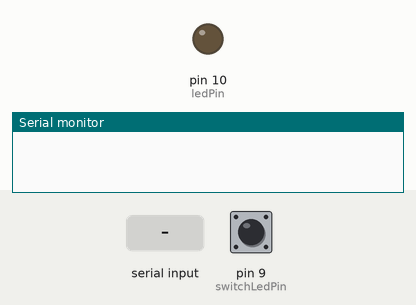
Simulated run of this sketch. Board: Arduino Leonardo, built with avr-gcc and run on an emulated ATmega32U4. On the bench: output pins drawn as LEDs (lit = HIGH), the last lines printed to the serial monitor. Inputs (shaded band) come from the test bench; at power-on: pin 9 (switchLedPin) LOW. USB keyboard and mouse output is not drawn; pins used as bus, display or sensor lines are not drawn.

Above: at 1.2 s.
1.3 s: pin 9 (switchLedPin) pulled HIGH for 0.15 s
At 2.4 s:
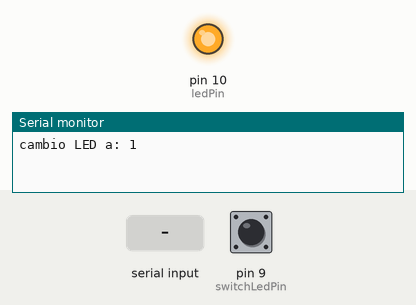
5.9 s: "l" received over Serial
At 6.9 s:
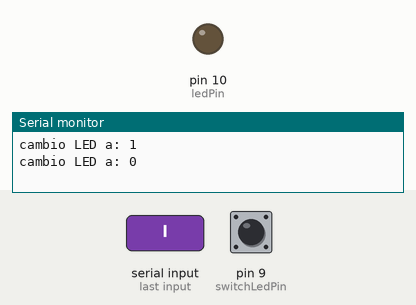
7.4 s: pin 9 (switchLedPin) pulled HIGH for 1 s
At 8.6 s:
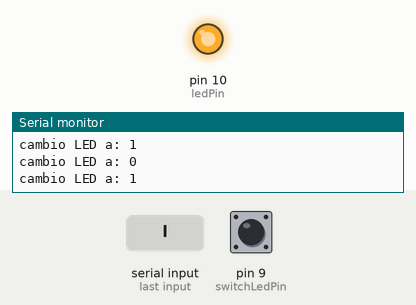
9.9 s: pin 9 (switchLedPin) driven HIGH
At 10.2 s:
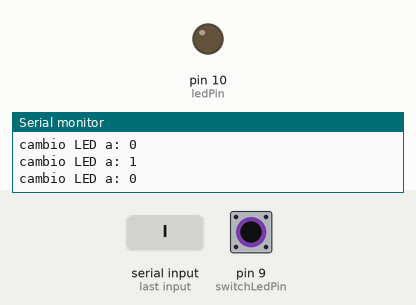
Timing chart, 0 to 12.9 s (numbered marks = the images above; inputs shaded):
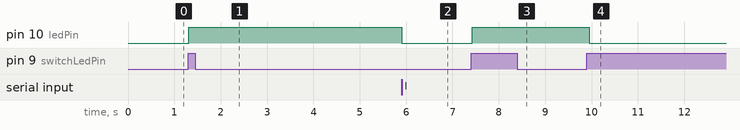

Measured:
- after the input at 1.3 s, pin 10 (ledPin): LOW → HIGH at once
- after the input at 5.9 s, pin 10 (ledPin): HIGH → LOW at once
- after the input at 7.4 s, pin 10 (ledPin): LOW → HIGH at once
- after the input at 9.9 s, pin 10 (ledPin): HIGH → LOW after 0.05 s

The sketch:

KeyPad.ino
```cpp
#include <Keypad.h>

#include <Keyboard.h>

const byte ROWS = 3; //four rows
const byte COLS = 3; //four columns
//define the cymbols on the buttons of the keypads
char scheme[ROWS][COLS] = {
  {'1','2','3'},
  {'4','5','6'},
  {'7','8','9'},
};
byte rowPins[ROWS] = {5, 6, 7}; //connect to the row pinouts of the keypad
byte colPins[COLS] = {2, 3, 4}; //connect to the column pinouts of the keypad

byte switchLedPin=9;
byte ledPin=10;
byte selfRstPin=8;
bool ledStatus=false;
bool switchStatus=false;
bool classicModality=true;

//initialize an instance of class NewKeypad
Keypad keypad = Keypad( makeKeymap(scheme), rowPins, colPins, ROWS, COLS);

void setup() {
  Keyboard.begin();
  Serial.begin(9600);
  pinMode(ledPin, OUTPUT);
  pinMode(selfRstPin, OUTPUT);
  pinMode(switchLedPin, INPUT);
  digitalWrite(selfRstPin, HIGH);
  digitalWrite(ledPin, LOW);
}

long eseguito=0;
long timePressed=0;
void loop() {
  //eseguiamo il comando solo quando il pulsante viene rilasciato e ripremuto
  if(!switchStatus && digitalRead(switchLedPin)==HIGH){
    switchLedStatus();
    switchStatus=true; //segnamo che il pulsante è stato pigiato
    timePressed=millis(); //segnamo quando è stato pigiato
  }else if(switchStatus && digitalRead(switchLedPin)==LOW){
    switchStatus=false; //segnamo che il pulsante è stato pigiato
  }
  //se passano 3Sec reset del disp.
  if(switchStatus && millis()-timePressed>3000){
    Serial.println("RESET");
    digitalWrite(selfRstPin, LOW);
    delay(25);
    digitalWrite(selfRstPin, HIGH);
  }
  if(classicModality){
    /*
    dovrebbe essere superflua perche il software scrive nella porta seriale e larduino è costantemente in ascolto
    if(millis()-eseguito>1000){
      Serial.print("ACKR"); //richiesta di acknowledgment al software
      eseguito=millis();
    }*/
    classicMod();
  }else{
    slaveMod();
  }
}

//Modalità con software
void slaveMod(){
  String command=leggiSeriale();

}

//Modalità classica
char key; //indica qual'è il carattere contenuto
bool pressioneContinuata; //indica se la key può esser considerata come premuta o no
void classicMod(){
  pressioneContinuata=true;
  String mes=leggiSeriale();
  //se viene attivato lo switch o ricevuto un messaggio contenente "l" si cambia lo stato del LED
  if(mes=="l"){
    switchLedStatus();
  }
  key = keypad.getKey();
  if (key){
    String keyName="KEY_F"+String((int(key)-48)+12);
    //Serial.println("rilevata pressione sul pulsante: "+keyName);
    switch (int(key-48)){
      case 1:
        Serial.println(KEY_F13);
        Keyboard.press(KEY_F13);
        break;
      case 2:
        Serial.println(KEY_F14);
        Keyboard.press(KEY_F14);
        break;
      case 3:
        Serial.println(KEY_F15);
        Keyboard.press(KEY_F15);
        break;
      case 4:
        Serial.println(KEY_F16);
        Keyboard.press(KEY_F16);
        break;
      case 5:
        Serial.println(KEY_F17);
        Keyboard.press(KEY_F17);
        break;
      case 6:
        Serial.println(KEY_F18);
        Keyboard.press(KEY_F18);
        break;
      case 7:
        Serial.println(KEY_F19);
        Keyboard.press(KEY_F19);
        pressioneContinuata=false;
        break;
      case 8:
        Serial.println(KEY_F20);
        Keyboard.press(KEY_F20);
        pressioneContinuata=false;
        break;
      case 9:
        Serial.println(KEY_F21);
        Keyboard.press(KEY_F21);
        pressioneContinuata=false;
        break;
    }
    delay(100);
  }
  KeyState stato=keypad.getState();
  while(stato!=IDLE && pressioneContinuata){
    keypad.getKey();
    stato=keypad.getState();
    if(digitalRead(switchLedPin)==HIGH){
      switchLedStatus();
    }
    delay(50);
  }
  Keyboard.releaseAll();
  delay(50);

}

bool checkForSoftwareStatus(String ACK){ //controlliamo se vi è una risposta
  char acknowledgment[ACK.length() + 1];
  ACK.toCharArray(acknowledgment, ACK.length() + 1);
  if(acknowledgment[0]=='A' && acknowledgment[1]=='C' && acknowledgment[2]=='K'){
    if(classicModality){
      Serial.println("software detected");
      classicModality=false; //passiamo nella modalità slave
    }
    //se il messaggio contiene anche delle istruzioni
    if(ACK.length()>3){
      Serial.println("trovate istruzioni");
      char instruction[ACK.length()-2];
      //iteriamo il vettore per tutta la lunghezza del messaggio
      for(int i=3;i<ACK.length();i++){
        instruction[i-3]=acknowledgment[i];
      }
      //salviamo le eventuali istruzioni
      saveInstructions(instruction);
    }else{
      Serial.println("istruzioni mancanti");
    }

    return true;
  }else if(ACK.equals("QUIT")){
    Serial.println("Quitting software");
    classicModality=true;
    return true;
  }
  return false;
}

void saveInstructions(char instruction[]){
  //TODO: interpretare i comandi e salvare la configurazione per ogni pulsante
}

String leggiSeriale(){
  if(Serial.available()){
    String parola="";
    while(Serial.available()){
      char lettera=Serial.read();
      parola+=lettera;
    }
    //controlliamo se il messagio contiene lo stato del software
    if(checkForSoftwareStatus(parola)){
      //se è un messaggio del software ignoriamo eventuali comandi manuali
      return "";
    }
    return parola;
  }
  return "";
}

long cambioLed;
void switchLedStatus(){
  if(millis()-cambioLed>200){
    ledStatus=!ledStatus;
    Serial.print("cambio LED a: ");
    Serial.println(ledStatus);
    digitalWrite(ledPin, ledStatus);
    cambioLed=millis();
  }
}
```
